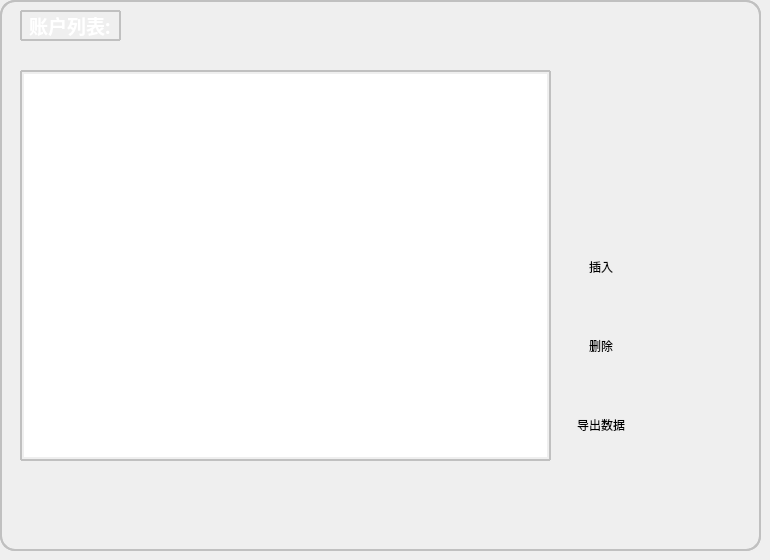
    <widget class="QWidget" name="page_4">
     <property name="styleSheet">
      <string notr="true"/>
     </property>
     <widget class="QFrame" name="frame_2">
      <property name="geometry">
       <rect>
        <x>0</x>
        <y>0</y>
        <width>761</width>
        <height>551</height>
       </rect>
      </property>
      <property name="styleSheet">
       <string notr="true">QFrame, QToolTip {
    border: 2px solid silver gray;
    border-radius: 15px;
    padding: 2px;    
}</string>
      </property>
      <property name="frameShape">
       <enum>QFrame::StyledPanel</enum>
      </property>
      <property name="frameShadow">
       <enum>QFrame::Raised</enum>
      </property>
      <widget class="QLabel" name="label_14">
       <property name="geometry">
        <rect>
         <x>20</x>
         <y>10</y>
         <width>101</width>
         <height>31</height>
        </rect>
       </property>
       <property name="font">
        <font>
         <family>新宋体</family>
         <pointsize>14</pointsize>
         <weight>75</weight>
         <bold>true</bold>
        </font>
       </property>
       <property name="styleSheet">
        <string notr="true">color: rgb(255, 255, 255);
    border: 2px solid silver gray;
    border-radius: 1px;
    padding: 2px;    
</string>
       </property>
       <property name="text">
        <string>账户列表:</string>
       </property>
      </widget>
      <widget class="QWidget" name="horizontalLayoutWidget_3">
       <property name="geometry">
        <rect>
         <x>560</x>
         <y>230</y>
         <width>82</width>
         <height>231</height>
        </rect>
       </property>
       <layout class="QVBoxLayout" name="verticalLayout_2">
        <item>
         <widget class="QPushButton" name="insertpushButton">
          <property name="sizePolicy">
           <sizepolicy hsizetype="Minimum" vsizetype="Preferred">
            <horstretch>0</horstretch>
            <verstretch>0</verstretch>
           </sizepolicy>
          </property>
          <property name="styleSheet">
           <string notr="true">QPushButton {
	background-image: url(:/resources/Resources/透明.png);
   
    border-radius: 6px;
    background-color: qlineargradient(x1: 0, y1: 0, x2: 0, y2: 1,
                                     stop: 0 #f6f7fa, stop: 1 #dadbde);
    min-width: 80px;
}

QPushButton:pressed {
    background-color: qlineargradient(x1: 0, y1: 0, x2: 0, y2: 1,
                                      stop: 0 #dadbde, stop: 1 #f6f7fa);
}

QPushButton:flat {
    border: none; /* no border for a flat push button */
}

QPushButton:default {
    border-color: navy; /* make the default button prominent */

}</string>
          </property>
          <property name="text">
           <string>插入</string>
          </property>
         </widget>
        </item>
        <item>
         <widget class="QPushButton" name="deletepushButton">
          <property name="sizePolicy">
           <sizepolicy hsizetype="Minimum" vsizetype="Preferred">
            <horstretch>0</horstretch>
            <verstretch>0</verstretch>
           </sizepolicy>
          </property>
          <property name="styleSheet">
           <string notr="true">QPushButton {
	background-image: url(:/resources/Resources/透明.png);
   
    border-radius: 6px;
    background-color: qlineargradient(x1: 0, y1: 0, x2: 0, y2: 1,
                                     stop: 0 #f6f7fa, stop: 1 #dadbde);
    min-width: 80px;
}

QPushButton:pressed {
    background-color: qlineargradient(x1: 0, y1: 0, x2: 0, y2: 1,
                                      stop: 0 #dadbde, stop: 1 #f6f7fa);
}

QPushButton:flat {
    border: none; /* no border for a flat push button */
}

QPushButton:default {
    border-color: navy; /* make the default button prominent */

}</string>
          </property>
          <property name="text">
           <string>删除</string>
          </property>
         </widget>
        </item>
        <item>
         <widget class="QPushButton" name="opushButton_2">
          <property name="sizePolicy">
           <sizepolicy hsizetype="Minimum" vsizetype="Preferred">
            <horstretch>0</horstretch>
            <verstretch>0</verstretch>
           </sizepolicy>
          </property>
          <property name="styleSheet">
           <string notr="true">QPushButton {
   
    border-radius: 6px;
    background-color: qlineargradient(x1: 0, y1: 0, x2: 0, y2: 1,
                                     stop: 0 #f6f7fa, stop: 1 #dadbde);
    min-width: 80px;
	background-image: url(:/resources/Resources/透明.png);
}

QPushButton:pressed {
    background-color: qlineargradient(x1: 0, y1: 0, x2: 0, y2: 1,
                                      stop: 0 #dadbde, stop: 1 #f6f7fa);
}

QPushButton:flat {
    border: none; /* no border for a flat push button */
}

QPushButton:default {
    border-color: navy; /* make the default button prominent */

}</string>
          </property>
          <property name="text">
           <string>导出数据</string>
          </property>
         </widget>
        </item>
       </layout>
      </widget>
      <widget class="QTableView" name="usertableView">
       <property name="geometry">
        <rect>
         <x>20</x>
         <y>70</y>
         <width>531</width>
         <height>391</height>
        </rect>
       </property>
       <property name="styleSheet">
        <string notr="true">  border-radius: 1px;
</string>
       </property>
      </widget>
      <widget class="QLabel" name="label_8">
       <property name="geometry">
        <rect>
         <x>0</x>
         <y>0</y>
         <width>761</width>
         <height>551</height>
        </rect>
       </property>
       <property name="styleSheet">
        <string notr="true">border-image: url(:/skin/19_big);</string>
       </property>
       <property name="text">
        <string/>
       </property>
      </widget>
      <zorder>label_8</zorder>
      <zorder>label_14</zorder>
      <zorder>horizontalLayoutWidget_3</zorder>
      <zorder>usertableView</zorder>
     </widget>
    </widget>
